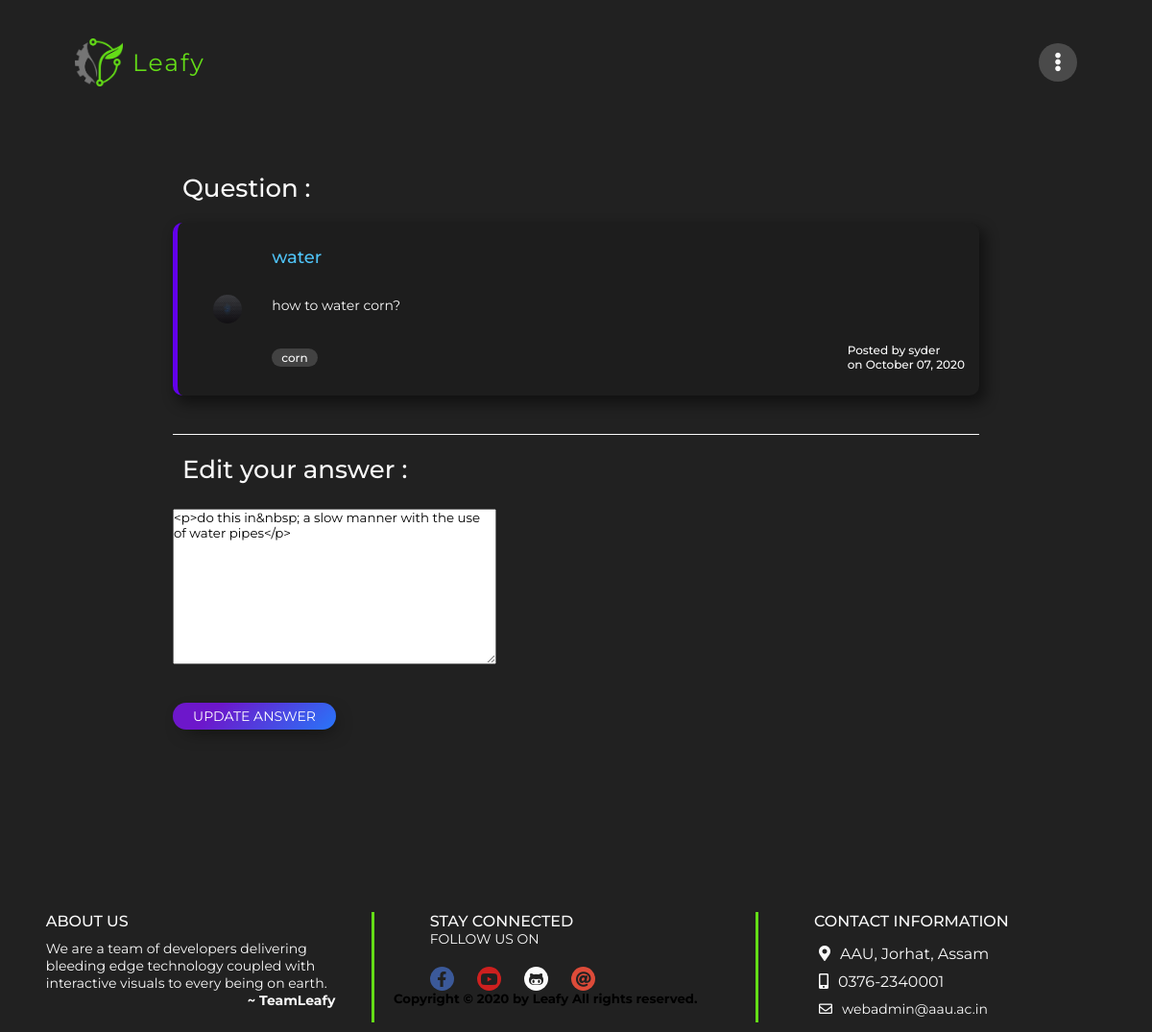
Screenshot of /editans/42/ with the database file from the repository.
### potato/models.py (models this page shows, shortened)
class UserProfile(models.Model):
	user   = models.OneToOneField(User, on_delete = models.CASCADE)
	avatar = models.ImageField(upload_to='media/')
	is_expert = models.BooleanField(default=False)

class Question(models.Model):
	tag_id=models.ForeignKey(Tag,to_field='tag',on_delete=models.CASCADE)
	title=models.CharField(max_length=1000)
	ques=RichTextUploadingField(blank = False, null = False)
	author=models.ForeignKey(User, on_delete=models.CASCADE)
	datetime= models.DateTimeField(default=timezone.now)

class Tag(models.Model):
	tag = models.CharField(max_length=20, unique=True)
	def __str__(self):
		return self.tag

class Answer(models.Model):
	qid=models.ForeignKey(Question,on_delete=models.CASCADE)
	uid=models.ForeignKey(User,on_delete=models.CASCADE)
	ans_body=RichTextUploadingField()
	datetime=models.DateTimeField(default=timezone.now)

### potato/views.py (the view, shortened to what this page needs)
# urls.py: path('editans/<int:id>/', views.editans, name = 'edit-an'),
def editans(request, id):
    if request.method == "GET":
        u = Answer.objects.get(id=id)
        print(u)
        form = AnswerForm(instance=u)
        avatar = UserProfile.objects.all()
        qid = Answer.objects.values_list('qid', flat=True).get(id=id)
        question = Question.objects.all().filter(id=qid)
        return render(request, 'editans.html', {'form': form, 'u': id, 'title': 'Edit answer', 'question': question, 'avatar': avatar})

### potato/forms.py
class AnswerForm(forms.ModelForm):
    class Meta:
        model = Answer
        fields = [
            'ans_body']

### potato/templates/editans.html (shortened to what this page needs)
{% extends 'base.html' %}
{% block content %}
{% load static %}
<div class="ask-an">
	<div class="show-question">
		<div class="question-top">
			<h1>Question :</h1>
		</div>
		<div class="answers">
			{% for q in question %}
			<div class="user-img">
				{% for image in avatar %}
				{% ifequal q.author image.user %}
				<img src="{{image.avatar.url}}" alt text="profile image">
				{% endifequal %}
				{% endfor %}
			</div>
			<div class="user-content">
				<div class="q-title">
					<h2>{{q.title}}</h2>
				</div>
				<div class="q-body">
					<p>{{q.ques | safe}}</p>
				</div>
				<div class="q-tag">
					<div class="tags">
						<h5>{{q.tag_id}}</h5>
					</div>
					<div class="counter-time-name">
						<div class="time-posted-name">
							<h6>Posted by {{q.author}}</h6>
							<h6>on {{q.datetime|date:"F d, Y"}}</h6>
						</div>
					</div>
				</div>
			</div>
			{% endfor %}
		</div>
	</div>
	<div class="ask-answer-wrapper">
		<h1>Edit your answer :</h1>
		<form action="{% url 'edit-an' u %}" method="post" autocomplete="off" onsubmit="return CheckAnsForm()">
			<div class="a-body-div">
				{{form | safe}}
			</div>
			<input id="bttn" type="submit" name="" value="Update answer">
		</form>
	</div>
</div>
{% endblock %}

### staticfiles/css/main.css (style rules this page uses)
* { padding: 0px; margin: 0px; font-family: 'Montserrat', sans-serif; }
html { --bg-col: #212121; --col-text: #fafafa; --btn: #64dd17; }
body { background: var(--bg-col); overflow-x: hidden; }

### potato/static/css/profile.css (style rules this page uses)
html { --bg-col: #212121; --col-text: #fafafa; --btn: #64dd17; }

### staticfiles/css/media_q.css (style rules this page uses)
@media screen and (max-width: 1366px) { html { --bg-col: #212121; --col-text: #fafafa; --btn: #64dd17; } }
@media screen and (max-width: 1366px) { .answers .user-img { width: 40px !important; height: 40px !important; border-radius: 50%; padding: 5px; justify-self: center; } }
@media screen and (max-width: 1366px) { .answers .q-title h2 { font-size: 18px !important; font-weight: 500; margin: 10px 0px; color: #4fc3f7; } }
@media screen and (max-width: 1366px) { .answers .q-tag h5 { font-weight: 500; text-transform: lowercase; background: #424242; padding: 2px 10px; border-radius: 30px; font-size: 12px !important; } }
@media screen and (max-width: 1366px) { .answers .q-body { font-size: 14px !important; margin: 20px 0px; width: 700px !important; overflow-x: auto !important; word-wrap: normal !important; } }
@media screen and (max-width: 1366px) { .answers .counter-time-name .time-posted-name h6 { font-size: 12px !important; font-weight: 500; } }
@media screen and (max-width: 1366px) { .ask-answer-wrapper input[type='submit'] { text-decoration: none; width: 150px; margin: 20px 0px; display: block; border: none; font-size: 14px !important; padding: 5px 10px; text-transform: uppercase; color: white; background-color: #2876f9; background-image: linear-gradient(315deg, #2876f9 0%, #6d17cb 74%); border-radius: 30px; -webkit-box-shadow: 5px 7px 19px -8px rgba(0, 0, 0, 0.75); -moz-box-shadow: 5px 7px 19px -8px rgba(0, 0, 0, 0.75); box-shadow: 5px 7px 19px -8px rgba(0, 0, 0, 0.75); transition: 0.4s ease; outline: none; cursor: pointer; } }

### potato/static/css/faq.css (style rules this page uses)
* { margin: 0; padding: 0; font-family: 'Montserrat', sans-serif; box-sizing: border-box; }
html { --bg-col: #212121; --col-text: #fafafa; --btn: #64dd17; scroll-behavior: smooth; }
.show-question { width: 70%; margin: 50px auto 0px auto; padding-bottom: 10px; border-bottom: 1px solid var(--col-text); }
.show-question h1 { color: var(--col-text); padding: 10px; font-weight: 500; font-size: 26px; }
.show-question .question-top { display: flex; align-items: center; justify-content: space-between; margin-bottom: 10px; }
.answers { margin-bottom: 30px; border-radius: 10px; background: rgb(29, 29, 29); padding: 15px; color: var(--col-text); display: grid; align-items: center; grid-template-columns: 1fr 10fr; -webkit-box-shadow: 5px 7px 14px 2px rgba(0, 0, 0, 0.45); -moz-box-shadow: 5px 7px 14px 2px rgba(0, 0, 0, 0.45); box-shadow: 5px 7px 14px 2px rgba(0, 0, 0, 0.45); }
.answers .user-img { width: 50px; height: 50px; border-radius: 50%; padding: 5px; justify-self: center; }
.answers .user-img img { width: 100%; height: 100%; border-radius: 50%; }
.answers .user-content { margin-left: 10px; }
.answers .q-title { display: flex; align-items: center; justify-content: space-between; }
.answers .q-title h2 { font-size: 25px; font-weight: 500; margin: 10px 0px; color: #4fc3f7; }
.answers .q-body { font-size: 16px; margin: 20px 0px; width: 1100px; overflow-x: auto; word-wrap: normal; }
.answers .q-tag { display: flex; align-items: center; justify-content: space-between; padding: 10px 0px; margin-top: 10px; }
.answers .q-tag h5 { font-weight: 500; text-transform: lowercase; background: #424242; padding: 2px 10px; border-radius: 30px; font-size: 14px; }
.answers .q-tag .counter-time-name { display: flex; align-items: center; justify-content: space-evenly; }
.answers .counter-time-name .time-posted-name h6 { font-size: 14px; font-weight: 500; }
.ask-an { background-color: #212121; padding: 10px 0px 80px 0px; }
.ask-answer-wrapper { width: 70%; margin: 0px auto 0px auto; }
.ask-answer-wrapper form { display: flex; flex-direction: column; }
.ask-answer-wrapper h1 { color: var(--col-text); font-size: 26px; font-weight: 500; margin: 20px 0px 5px 0px; padding: 0px 0px 0px 10px; }
.a-body-div { display: flex; margin: 20px 0px; }
.ask-answer-wrapper input[type='submit'] { text-decoration: none; width: 170px; margin: 20px 0px; display: block; border: none; font-size: 16px; padding: 5px 10px; text-transform: uppercase; color: white; background-color: #2876f9; background-image: linear-gradient(315deg, #2876f9 0%, #6d17cb 74%); border-radius: 30px; transition: 0.4s ease; outline: none; cursor: pointer; }

### potato/static/css/indexwa.css (style rules this page uses)
html { --bg-col: #212121; --col-text: #fafafa; --btn: #64dd17; }

### rows the page displays
Question: title "water", ques "how to water corn?", tag_id "corn", author "syder", datetime "October 07, 2020"
UserProfile: avatar (picture)
Answer: ans_body "<p>do this in&nbsp; a slow manner with the use of water pipes</p>"
